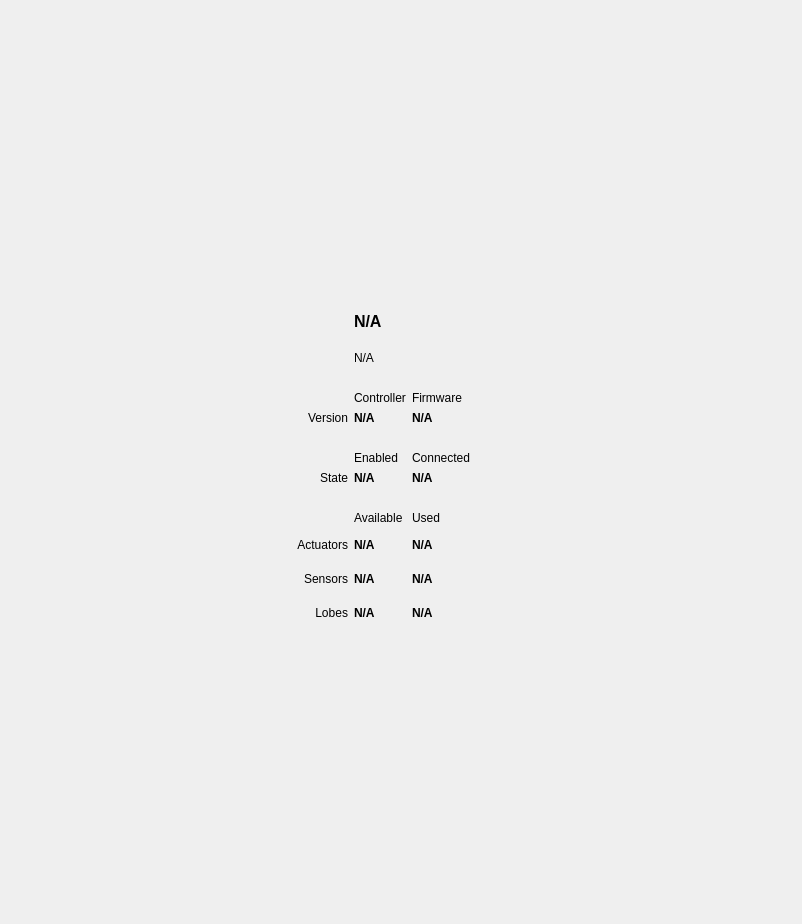
<?xml version="1.0" encoding="UTF-8"?>
<ui version="4.0">
 <class>ControllerStatsWidget</class>
 <widget class="QWidget" name="ControllerStatsWidget">
  <property name="geometry">
   <rect>
    <x>0</x>
    <y>0</y>
    <width>802</width>
    <height>924</height>
   </rect>
  </property>
  <property name="windowTitle">
   <string>Form</string>
  </property>
  <layout class="QGridLayout" name="gridLayout_2">
   <property name="leftMargin">
    <number>0</number>
   </property>
   <property name="topMargin">
    <number>0</number>
   </property>
   <property name="rightMargin">
    <number>0</number>
   </property>
   <property name="bottomMargin">
    <number>0</number>
   </property>
   <item row="2" column="1">
    <spacer name="verticalSpacer">
     <property name="orientation">
      <enum>Qt::Orientation::Vertical</enum>
     </property>
     <property name="sizeHint" stdset="0">
      <size>
       <width>20</width>
       <height>295</height>
      </size>
     </property>
    </spacer>
   </item>
   <item row="1" column="2">
    <spacer name="horizontalSpacer_2">
     <property name="orientation">
      <enum>Qt::Orientation::Horizontal</enum>
     </property>
     <property name="sizeHint" stdset="0">
      <size>
       <width>281</width>
       <height>20</height>
      </size>
     </property>
    </spacer>
   </item>
   <item row="0" column="1">
    <spacer name="verticalSpacer_2">
     <property name="orientation">
      <enum>Qt::Orientation::Vertical</enum>
     </property>
     <property name="sizeHint" stdset="0">
      <size>
       <width>20</width>
       <height>296</height>
      </size>
     </property>
    </spacer>
   </item>
   <item row="1" column="0">
    <spacer name="horizontalSpacer">
     <property name="orientation">
      <enum>Qt::Orientation::Horizontal</enum>
     </property>
     <property name="sizeHint" stdset="0">
      <size>
       <width>282</width>
       <height>20</height>
      </size>
     </property>
    </spacer>
   </item>
   <item row="1" column="1">
    <layout class="QGridLayout" name="gridLayout">
     <item row="4" column="2">
      <widget class="QLabel" name="labelFirmwareVersion">
       <property name="font">
        <font>
         <bold>true</bold>
        </font>
       </property>
       <property name="text">
        <string>N/A</string>
       </property>
      </widget>
     </item>
     <item row="7" column="1">
      <widget class="QLabel" name="labelStateEnabled">
       <property name="font">
        <font>
         <bold>true</bold>
        </font>
       </property>
       <property name="text">
        <string>N/A</string>
       </property>
      </widget>
     </item>
     <item row="12" column="3">
      <widget class="LightWidget" name="widgetSensorsEnabled" native="true">
       <property name="minimumSize">
        <size>
         <width>28</width>
         <height>28</height>
        </size>
       </property>
      </widget>
     </item>
     <item row="9" column="2">
      <widget class="QLabel" name="label_13">
       <property name="text">
        <string>Used</string>
       </property>
      </widget>
     </item>
     <item row="9" column="1">
      <widget class="QLabel" name="label_12">
       <property name="text">
        <string>Available</string>
       </property>
      </widget>
     </item>
     <item row="11" column="2">
      <widget class="QLabel" name="labelActuatorsUsed">
       <property name="font">
        <font>
         <bold>true</bold>
        </font>
       </property>
       <property name="text">
        <string>N/A</string>
       </property>
      </widget>
     </item>
     <item row="13" column="0">
      <widget class="QLabel" name="label_15">
       <property name="text">
        <string>Lobes</string>
       </property>
       <property name="alignment">
        <set>Qt::AlignmentFlag::AlignRight|Qt::AlignmentFlag::AlignTrailing|Qt::AlignmentFlag::AlignVCenter</set>
       </property>
      </widget>
     </item>
     <item row="0" column="1" colspan="3">
      <widget class="QLabel" name="labelTitle">
       <property name="font">
        <font>
         <pointsize>12</pointsize>
         <bold>true</bold>
        </font>
       </property>
       <property name="text">
        <string>N/A</string>
       </property>
      </widget>
     </item>
     <item row="6" column="1">
      <widget class="QLabel" name="label_5">
       <property name="text">
        <string>Enabled</string>
       </property>
      </widget>
     </item>
     <item row="7" column="0">
      <widget class="QLabel" name="label_4">
       <property name="text">
        <string>State</string>
       </property>
       <property name="alignment">
        <set>Qt::AlignmentFlag::AlignRight|Qt::AlignmentFlag::AlignTrailing|Qt::AlignmentFlag::AlignVCenter</set>
       </property>
      </widget>
     </item>
     <item row="11" column="3">
      <widget class="LightWidget" name="widgetActuatorsEnabled" native="true">
       <property name="minimumSize">
        <size>
         <width>28</width>
         <height>28</height>
        </size>
       </property>
      </widget>
     </item>
     <item row="12" column="2">
      <widget class="QLabel" name="labelSensorsUsed">
       <property name="font">
        <font>
         <bold>true</bold>
        </font>
       </property>
       <property name="text">
        <string>N/A</string>
       </property>
      </widget>
     </item>
     <item row="3" column="2">
      <widget class="QLabel" name="label_3">
       <property name="text">
        <string>Firmware</string>
       </property>
      </widget>
     </item>
     <item row="4" column="0">
      <widget class="QLabel" name="label">
       <property name="text">
        <string>Version</string>
       </property>
       <property name="alignment">
        <set>Qt::AlignmentFlag::AlignRight|Qt::AlignmentFlag::AlignTrailing|Qt::AlignmentFlag::AlignVCenter</set>
       </property>
      </widget>
     </item>
     <item row="2" column="1">
      <widget class="QLabel" name="labelSpacer">
       <property name="text">
        <string/>
       </property>
      </widget>
     </item>
     <item row="11" column="0">
      <widget class="QLabel" name="label_11">
       <property name="text">
        <string>Actuators</string>
       </property>
       <property name="alignment">
        <set>Qt::AlignmentFlag::AlignRight|Qt::AlignmentFlag::AlignTrailing|Qt::AlignmentFlag::AlignVCenter</set>
       </property>
      </widget>
     </item>
     <item row="12" column="0">
      <widget class="QLabel" name="label_14">
       <property name="text">
        <string>Sensors</string>
       </property>
       <property name="alignment">
        <set>Qt::AlignmentFlag::AlignRight|Qt::AlignmentFlag::AlignTrailing|Qt::AlignmentFlag::AlignVCenter</set>
       </property>
      </widget>
     </item>
     <item row="1" column="1" colspan="3">
      <widget class="QLabel" name="labelDescription">
       <property name="font">
        <font>
         <bold>false</bold>
        </font>
       </property>
       <property name="text">
        <string>N/A</string>
       </property>
      </widget>
     </item>
     <item row="13" column="1">
      <widget class="QLabel" name="labelLobesAvailable">
       <property name="font">
        <font>
         <bold>true</bold>
        </font>
       </property>
       <property name="text">
        <string>N/A</string>
       </property>
      </widget>
     </item>
     <item row="12" column="1">
      <widget class="QLabel" name="labelSensorsAvailable">
       <property name="font">
        <font>
         <bold>true</bold>
        </font>
       </property>
       <property name="text">
        <string>N/A</string>
       </property>
      </widget>
     </item>
     <item row="0" column="0">
      <widget class="QLabel" name="labelIcon">
       <property name="minimumSize">
        <size>
         <width>48</width>
         <height>48</height>
        </size>
       </property>
       <property name="text">
        <string/>
       </property>
       <property name="pixmap">
        <pixmap resource="../../libres/resources/icons.qrc">:/icons/unknown.svg</pixmap>
       </property>
       <property name="alignment">
        <set>Qt::AlignmentFlag::AlignRight|Qt::AlignmentFlag::AlignTrailing|Qt::AlignmentFlag::AlignVCenter</set>
       </property>
      </widget>
     </item>
     <item row="3" column="1">
      <widget class="QLabel" name="label_2">
       <property name="text">
        <string>Controller</string>
       </property>
      </widget>
     </item>
     <item row="6" column="2">
      <widget class="QLabel" name="label_6">
       <property name="text">
        <string>Connected</string>
       </property>
      </widget>
     </item>
     <item row="13" column="2">
      <widget class="QLabel" name="labelLobesUsed">
       <property name="font">
        <font>
         <bold>true</bold>
        </font>
       </property>
       <property name="text">
        <string>N/A</string>
       </property>
      </widget>
     </item>
     <item row="13" column="3">
      <widget class="LightWidget" name="widgetLobesEnabled" native="true">
       <property name="minimumSize">
        <size>
         <width>28</width>
         <height>28</height>
        </size>
       </property>
      </widget>
     </item>
     <item row="8" column="1">
      <widget class="QLabel" name="labelSpacer_4">
       <property name="text">
        <string/>
       </property>
      </widget>
     </item>
     <item row="7" column="2">
      <widget class="QLabel" name="labelStateConnected">
       <property name="font">
        <font>
         <bold>true</bold>
        </font>
       </property>
       <property name="text">
        <string>N/A</string>
       </property>
      </widget>
     </item>
     <item row="11" column="1">
      <widget class="QLabel" name="labelActuatorsAvailable">
       <property name="font">
        <font>
         <bold>true</bold>
        </font>
       </property>
       <property name="text">
        <string>N/A</string>
       </property>
      </widget>
     </item>
     <item row="4" column="1">
      <widget class="QLabel" name="labelControllerVersion">
       <property name="font">
        <font>
         <bold>true</bold>
        </font>
       </property>
       <property name="text">
        <string>N/A</string>
       </property>
      </widget>
     </item>
     <item row="5" column="1">
      <widget class="QLabel" name="labelSpacer_3">
       <property name="text">
        <string/>
       </property>
      </widget>
     </item>
    </layout>
   </item>
  </layout>
 </widget>
 <customwidgets>
  <customwidget>
   <class>LightWidget</class>
   <extends>QWidget</extends>
   <header location="global">components/LightWidget.hpp</header>
   <container>1</container>
  </customwidget>
 </customwidgets>
 <resources>
  <include location="../../libres/resources/icons.qrc"/>
 </resources>
 <connections/>
</ui>
